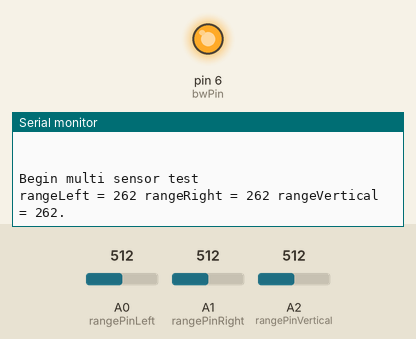
Simulated run of this sketch. Board: Arduino Uno, built with avr-gcc and run on an emulated ATmega328P. On the bench: output pins drawn as LEDs (lit = HIGH), the last lines printed to the serial monitor. Inputs (shaded band) come from the test bench; at power-on: A0 (rangePinLeft) = 512, A1 (rangePinRight) = 512, A2 (rangePinVertical) = 512. Pins used as bus, display or sensor lines are not drawn.

Above: at 1.2 s.
1.3 s: A0 (rangePinLeft) set to 209
At 1.35 s:
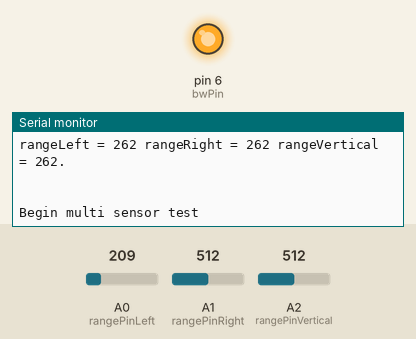
4.3 s: A0 (rangePinLeft) set to 185
At 4.83 s:
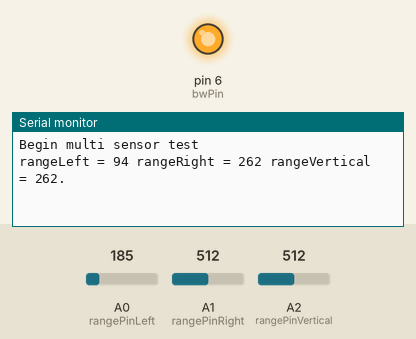
5.8 s: A1 (rangePinRight) set to 21
At 6.24 s:
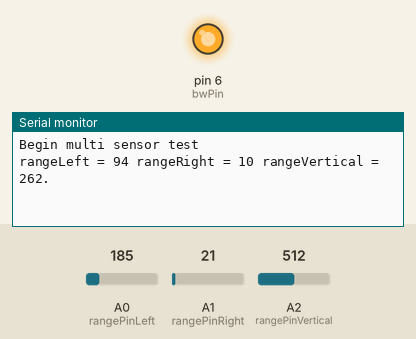
7.3 s: A1 (rangePinRight) set to 17
At 8.24 s:
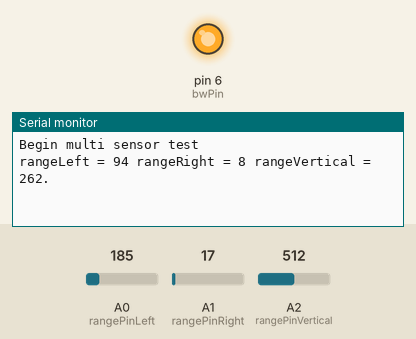
8.8 s: A2 (rangePinVertical) set to 214
At 9.88 s:
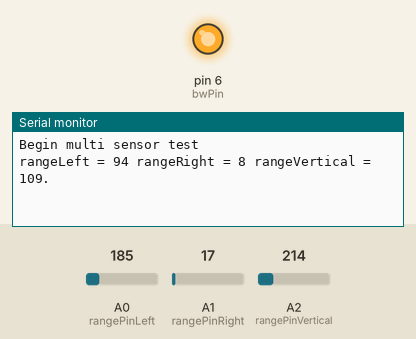
11.8 s: A2 (rangePinVertical) set to 181
Timing chart, 0 to 14.8 s (numbered marks = the images above; inputs shaded):
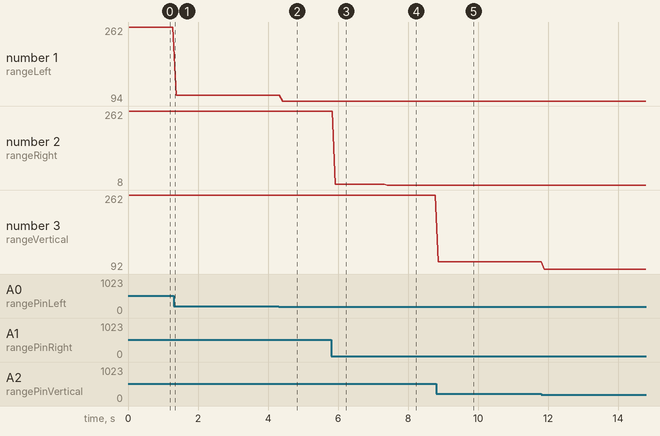

Measured:
- the behaviour switches between 196 and 195 on A0 (rangePinLeft) (found by bisection; images 1 and 2)
- after the input at 4.3 s, the serial monitor: prints a new line after 0.12 s (image 2)
- after the input at 5.8 s, the serial monitor: prints a new line after 0.12 s (image 3)
- after the input at 7.3 s, the serial monitor: prints a new line after 0.10 s (image 4)
- after the input at 8.8 s, the serial monitor: prints a new line after 0.07 s (image 5)
- plotted number 1: 262 → 107 after the input at 1.3 s, 107 → 94 after the input at 4.3 s
- plotted number 2: 262 → 10 after the input at 5.8 s, 10 → 8 after the input at 7.3 s
- plotted number 3: 262 → 109 after the input at 8.8 s, 109 → 92 after the input at 11.8 s

The sketch:

MultiAnalogRangeTest.ino
```cpp
// Sketch to test reading from 3 analog range finders
// using the chain read function
// Date: 20121214

// Define analog pins for range finders
#define rangePinLeft A0
#define rangePinRight A1
#define rangePinVertical A2

// Define pins for control of sensors
#define bwPin 6 // set BW Pin to high for chained sensors
#define rxPin 7 // strobe to tell sensors to read values

// Define values for conversions in millivolts
#define voltsPerInch 9.57
#define voltsPerUnit 4.9

// Global Value declarations
long rangeSensorLeft = 0;
long rangeSensorRight = 0;
long rangeSensorVertical = 0;

// Converts the range values to inches
void ConvertRangeValues()
{
      long vTotalLeft, vTotalRight, vTotalVertical;
      long rangeLeft, rangeRight, rangeVertical;

      vTotalLeft = voltsPerUnit * rangeSensorLeft;
      vTotalRight = voltsPerUnit * rangeSensorRight;
      vTotalVertical = voltsPerUnit * rangeSensorVertical;

      rangeSensorLeft = vTotalLeft / voltsPerInch;
      rangeSensorRight = vTotalRight / voltsPerInch;
      rangeSensorVertical = vTotalVertical / voltsPerInch;
}

// Gets the range values
void GetRanges()
{
     // strobe the rx pin to begin read sequence
     digitalWrite(rxPin, HIGH);
     delay(10);
     digitalWrite(rxPin, LOW);

     // reads each sensor and sets values to global vars
     rangeSensorLeft = analogRead(rangePinLeft);
     rangeSensorRight = analogRead(rangePinRight);
     rangeSensorVertical = analogRead(rangePinVertical);

     // call function to run conversion on read values
     ConvertRangeValues();
}

void setup()
{
     Serial.begin(9600);
     pinMode(rxPin, OUTPUT);
     pinMode(bwPin, OUTPUT);

     digitalWrite(bwPin, HIGH);
}

void loop()
{
     Serial.println(" ");
     Serial.println(" ");
     Serial.println("Begin multi sensor test");

     // Call function to get ranges from sensors
     GetRanges();

     Serial.print("rangeLeft = ");
     Serial.print(rangeSensorLeft);
     Serial.print(" rangeRight = ");
     Serial.print(rangeSensorRight);
     Serial.print(" rangeVertical = ");
     Serial.print(rangeSensorVertical);
     Serial.println(".");
}
```
